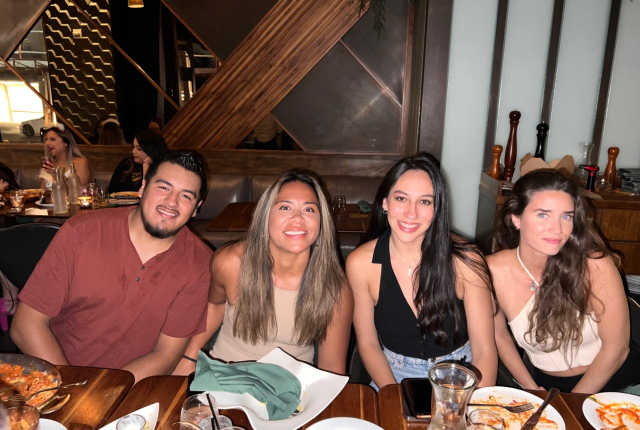
#> input picture images/1.jpg, 1280 x 860 px (shown at 1/2 size)
$ python -i blurDetection.py   (imports and definitions only)   (older library calls are emulated)
#> lines starting #> are read from the running program, lines starting #| are printed output that depends on the picture
#> further down, picture is the input picture: shape (860, 1280, 3); mean B, G, R 77.4, 88.4, 118.2
import cv2
import numpy as np


def fix_image_size(image: np.array, expected_pixels: float = 2E6):
#> called with expected_pixels = 2000000
    ratio = np.sqrt(expected_pixels / (image.shape[0] * image.shape[1]))
#> ratio = 1.35
    return cv2.resize(image, (0, 0), fx=ratio, fy=ratio)


class BlurDetector:
    def __init__(self, threshold: int = 100):
        self.threshold = threshold

    def estimate_blur(self, image: np.array):
        if image.ndim == 3:
            image = cv2.cvtColor(image, cv2.COLOR_BGR2GRAY)
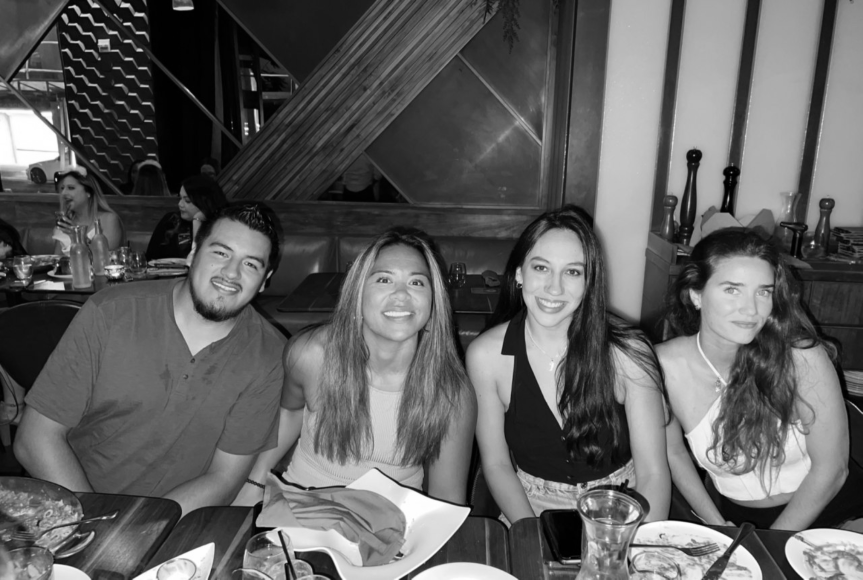
#> image: shape (1159, 1725) (shown at 1/2 size); min 0, max 255, mean 95.9

        blur_map = cv2.Laplacian(image, cv2.CV_64F)
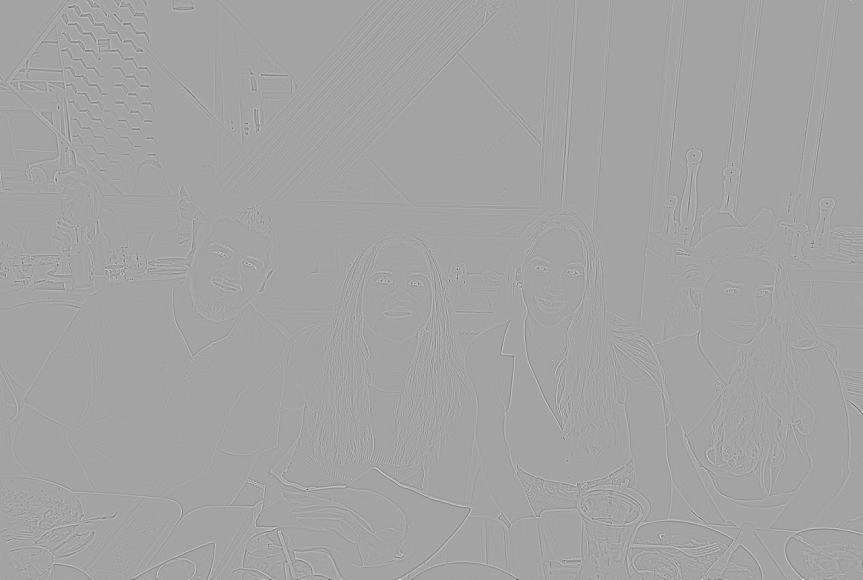
#> blur_map: shape (1159, 1725) float64 (shown at 1/2 size); min -260, max 146, mean 0; drawn with min black and max white
        score = np.var(blur_map)
#> score = 83.77
        return blur_map, score, bool(score < self.threshold)

    def pretty_blur_map(self, blur_map: np.array, sigma: int = 5, min_abs: float = 0.5):

        abs_image = np.abs(blur_map).astype(np.float32)
        abs_image[abs_image < min_abs] = min_abs

        abs_image = np.log(abs_image)
        cv2.blur(abs_image, (sigma, sigma))
        return cv2.medianBlur(abs_image, sigma)

    def __call__(self, image: np.ndarray):
        """
        :param image: any image
        :return: blurry image or not
        """
        resized_image = fix_image_size(image)
        is_blurry = self.estimate_blur(resized_image)[-1]
#> is_blurry = True
        return is_blurry

>>> import cv2
>>> picture = cv2.imread('../images/1.jpg')
>>> result = BlurDetector()(picture)
#> result = True

$ run again, on images/10.jpg
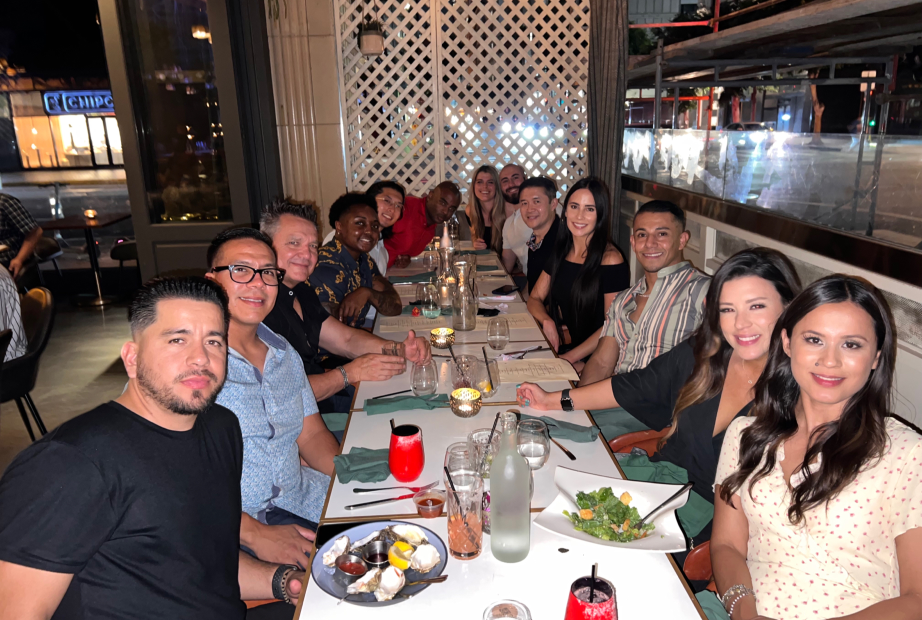
#> input picture images/10.jpg, 1844 x 1240 px (shown at 1/2 size)
#> picture is the input picture: shape (1240, 1844, 3); mean B, G, R 92.3, 96.7, 114
#> in estimate_blur, `image = cv2.cvtColor(image, cv2.COLOR_BGR2GRAY)`:
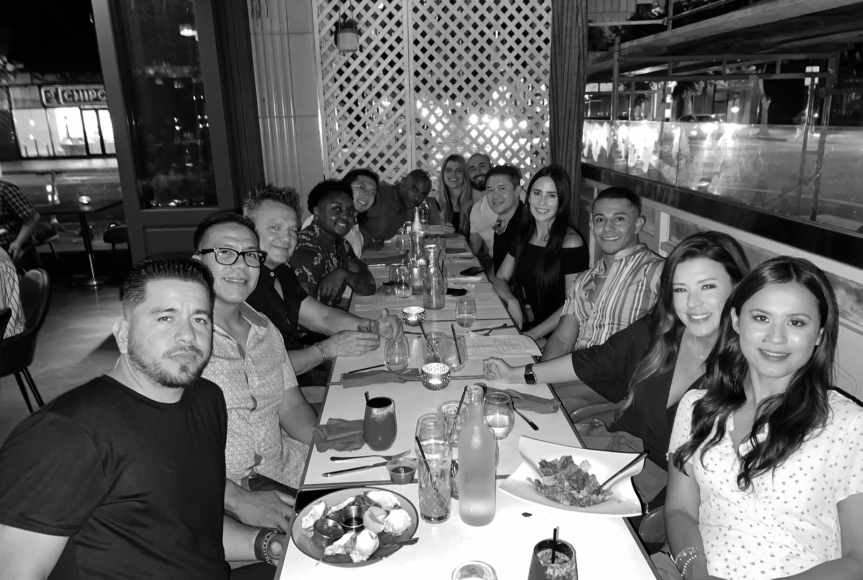
#> image: shape (1160, 1725) (shown at 1/2 size); min 0, max 255, mean 101.2
#> in estimate_blur, `blur_map = cv2.Laplacian(image, cv2.CV_64F)`:
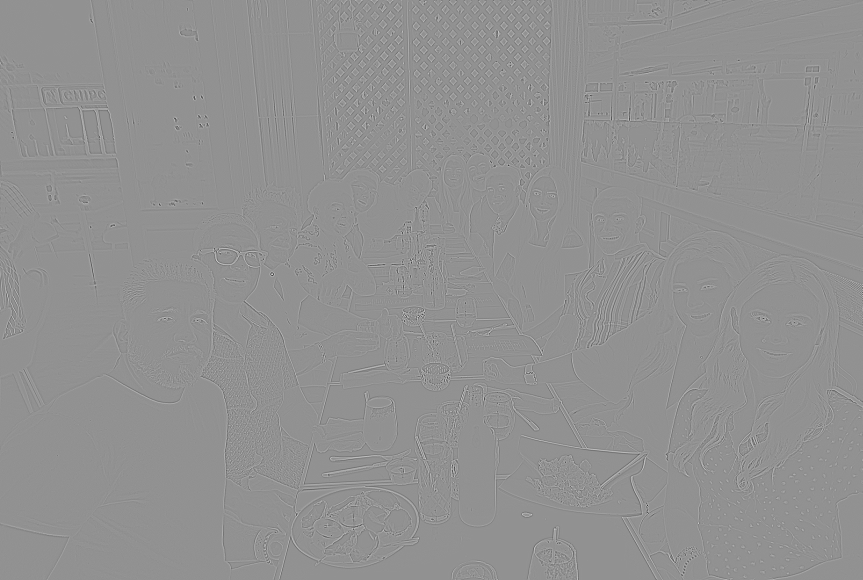
#> blur_map: shape (1160, 1725) float64 (shown at 1/2 size); min -253, max 190, mean 0; drawn with min black and max white
#> score = 192.6
#> is_blurry = False

$ run again, on images/11.jpg
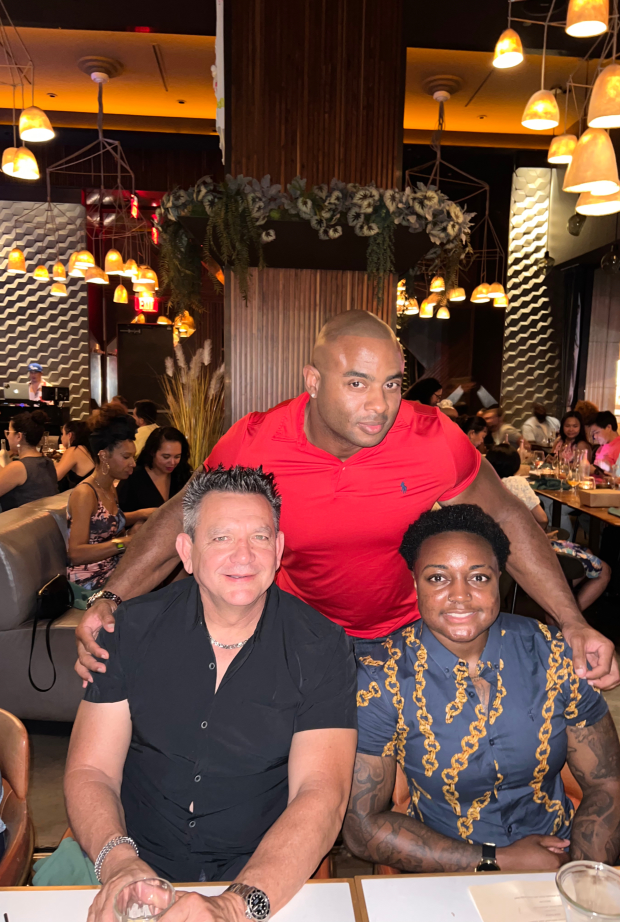
#> input picture images/11.jpg, 1240 x 1844 px (shown at 1/2 size)
#> picture is the input picture: shape (1844, 1240, 3); mean B, G, R 62.7, 74.5, 113.5
#> in estimate_blur, `image = cv2.cvtColor(image, cv2.COLOR_BGR2GRAY)`:
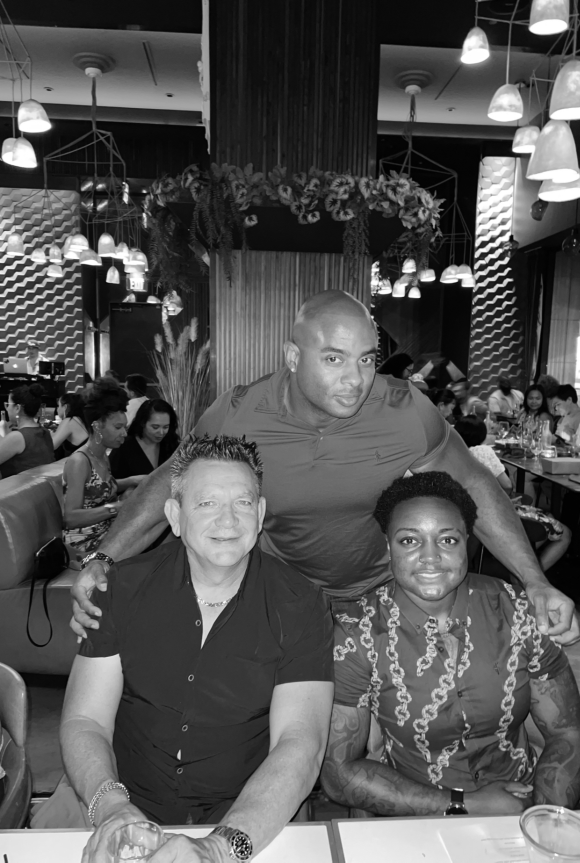
#> image: shape (1725, 1160) (shown at 1/2 size); min 0, max 255, mean 84.7
#> in estimate_blur, `blur_map = cv2.Laplacian(image, cv2.CV_64F)`:
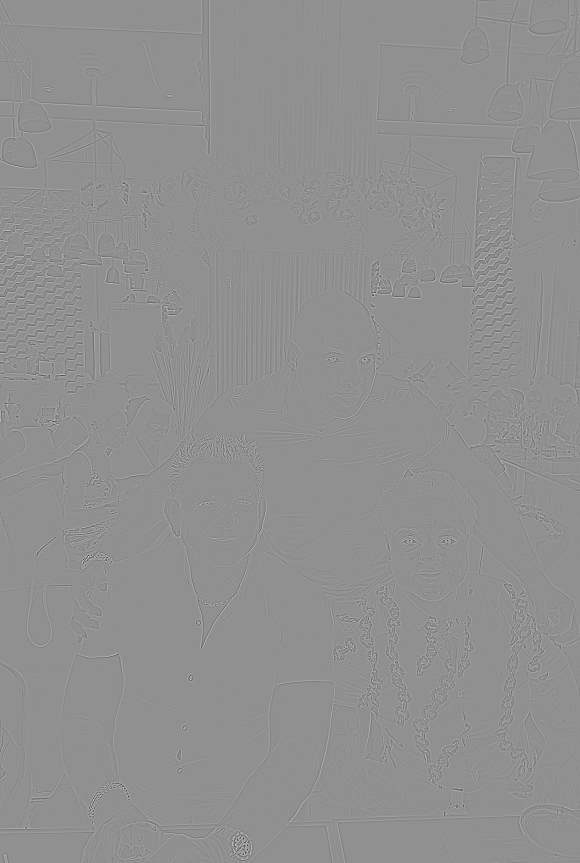
#> blur_map: shape (1725, 1160) float64 (shown at 1/2 size); min -249, max 191, mean 0; drawn with min black and max white
#> score = 138
#> is_blurry = False

$ run again, on images/12.jpg
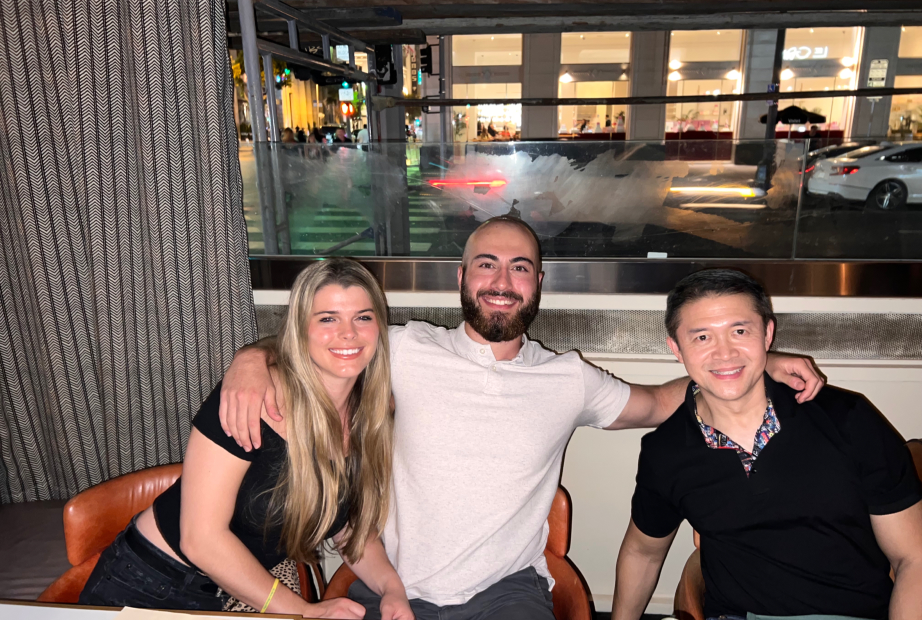
#> input picture images/12.jpg, 1844 x 1240 px (shown at 1/2 size)
#> picture is the input picture: shape (1240, 1844, 3); mean B, G, R 93.2, 100.9, 117.6
#> in estimate_blur, `image = cv2.cvtColor(image, cv2.COLOR_BGR2GRAY)`:
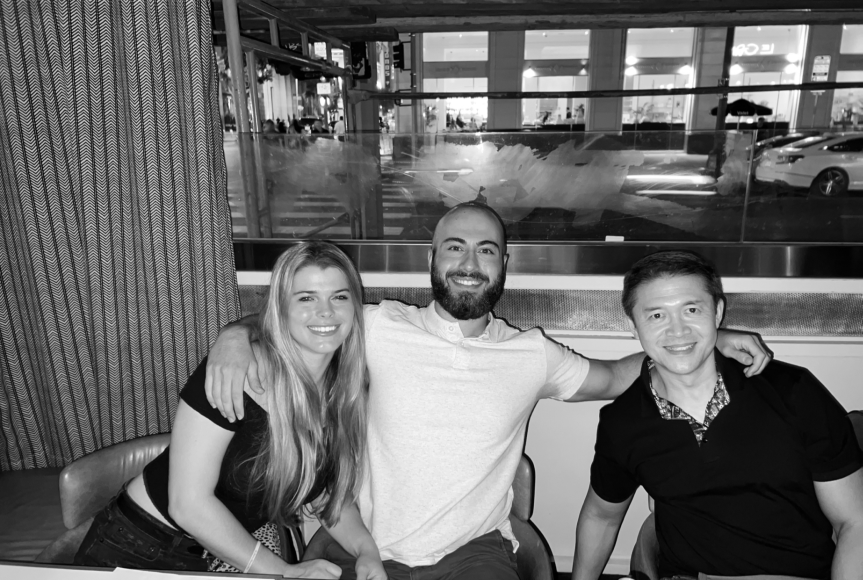
#> image: shape (1160, 1725) (shown at 1/2 size); min 0, max 255, mean 104.9
#> in estimate_blur, `blur_map = cv2.Laplacian(image, cv2.CV_64F)`:
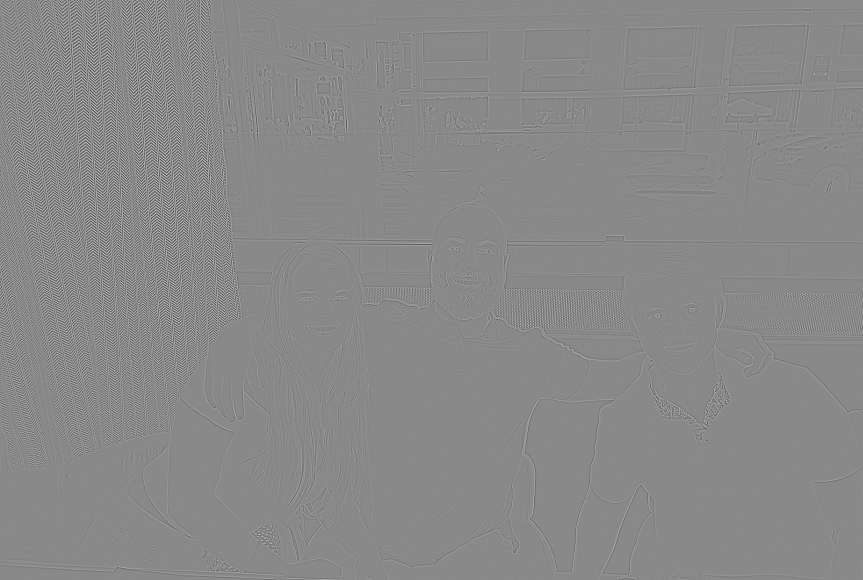
#> blur_map: shape (1160, 1725) float64 (shown at 1/2 size); min -280, max 241, mean 0; drawn with min black and max white
#> score = 1324.7
#> is_blurry = False
